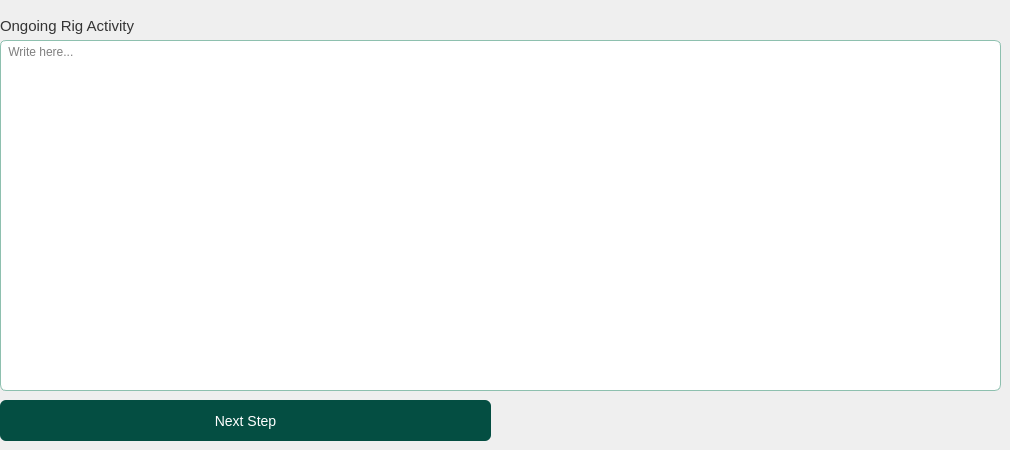
     <widget class="QWidget" name="tab_ongoing_rig_activity">
      <attribute name="title">
       <string>Ongoing Rig Activity</string>
      </attribute>
      <widget class="QPlainTextEdit" name="txt_area_ongoing">
       <property name="geometry">
        <rect>
         <x>0</x>
         <y>40</y>
         <width>1001</width>
         <height>351</height>
        </rect>
       </property>
       <property name="styleSheet">
        <string notr="true">background-color:#fff;
border: 1px solid #8ec0af;
border-radius: 6px</string>
       </property>
       <property name="placeholderText">
        <string> Write here...</string>
       </property>
      </widget>
      <widget class="QLabel" name="lbl_ongoing">
       <property name="geometry">
        <rect>
         <x>0</x>
         <y>10</y>
         <width>141</width>
         <height>31</height>
        </rect>
       </property>
       <property name="font">
        <font>
         <pointsize>11</pointsize>
        </font>
       </property>
       <property name="styleSheet">
        <string notr="true">color: rgb(52, 52, 52);</string>
       </property>
       <property name="text">
        <string>Ongoing Rig Activity</string>
       </property>
      </widget>
      <widget class="QPushButton" name="btn_next_ongoing_rig_activity">
       <property name="geometry">
        <rect>
         <x>0</x>
         <y>400</y>
         <width>491</width>
         <height>41</height>
        </rect>
       </property>
       <property name="styleSheet">
        <string notr="true">

QPushButton#btn_next_ongoing_rig_activity{

border:none;
background-color:#044e42;
color:white;
font-size:14px;
border-radius: 6px;
transition: background-color 0.5s ease;
padding:10px;
text-align:rigth;
}

QPushButton#btn_next_ongoing_rig_activity:hover{
 background-color: #044e42;
border-radius: 6px;
transition: background-color 0.5s ease;
padding:10px;
}

QPushButton#btn_next_ongoing_rig_activity:pressed {
 background-color: #044e42;
border-radius: 6px;
background-color: #033029;
padding:10px;
 }
</string>
       </property>
       <property name="text">
        <string>Next Step</string>
       </property>
       <property name="icon">
        <iconset>
         <normaloff>../../img/check-solid.svg</normaloff>../../img/check-solid.svg</iconset>
       </property>
      </widget>
      <zorder>lbl_ongoing</zorder>
      <zorder>txt_area_ongoing</zorder>
      <zorder>btn_next_ongoing_rig_activity</zorder>
     </widget>
